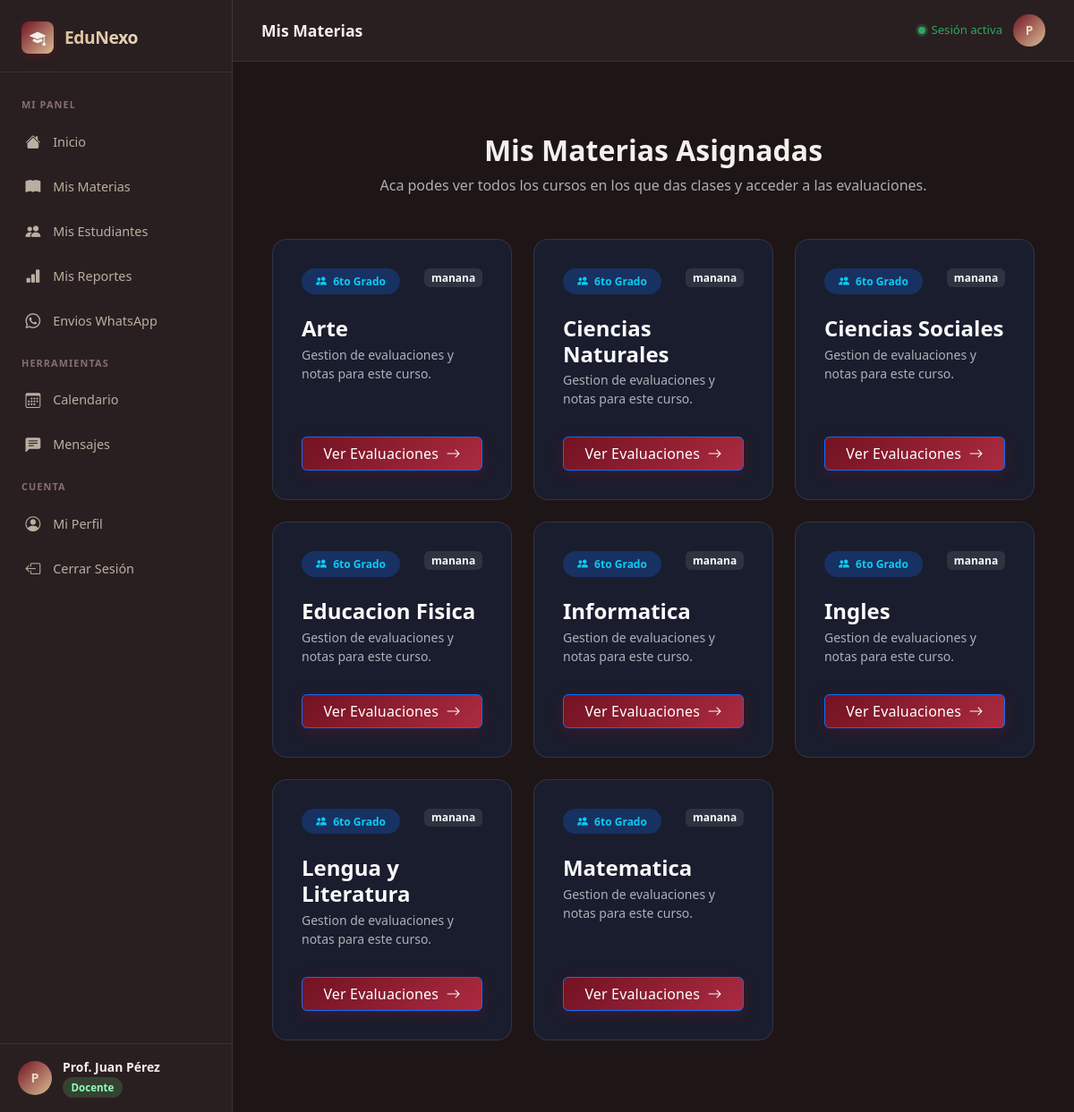
/docente/materias (signed in), run on the app's committed database.
### tables this page shows
CREATE TABLE IF NOT EXISTS `curso_materia_docente` (
  `id` int NOT NULL AUTO_INCREMENT,
  `curso_id` int NOT NULL,
  `materia_id` int NOT NULL,
  `docente_id` int DEFAULT NULL,
  `activo` tinyint(1) NOT NULL DEFAULT '1',
  `created_at` timestamp NULL DEFAULT CURRENT_TIMESTAMP,
  `updated_at` timestamp NULL DEFAULT CURRENT_TIMESTAMP ON UPDATE CURRENT_TIMESTAMP,
  PRIMARY KEY (`id`),
  UNIQUE KEY `uq_cmd_curso_materia` (`curso_id`,`materia_id`),
  KEY `fk_cmd_materia` (`materia_id`),
  KEY `fk_cmd_docente` (`docente_id`),
  CONSTRAINT `fk_cmd_curso` FOREIGN KEY (`curso_id`) REFERENCES `cursos` (`id`) ON DELETE CASCADE,
  CONSTRAINT `fk_cmd_docente` FOREIGN KEY (`docente_id`) REFERENCES `usuarios` (`id`) ON DELETE SET NULL,
  CONSTRAINT `fk_cmd_materia` FOREIGN KEY (`materia_id`) REFERENCES `materias` (`id`) ON DELETE CASCADE
);

CREATE TABLE IF NOT EXISTS `cursos` (
  `id` int NOT NULL AUTO_INCREMENT,
  `nombre` varchar(80) NOT NULL,
  `turno` enum('manana','tarde','noche') DEFAULT 'manana',
  `activo` tinyint(1) NOT NULL DEFAULT '1',
  `created_at` timestamp NULL DEFAULT CURRENT_TIMESTAMP,
  PRIMARY KEY (`id`),
  UNIQUE KEY `uq_cursos_nombre_turno` (`nombre`,`turno`)
);

CREATE TABLE IF NOT EXISTS `materias` (
  `id` int NOT NULL AUTO_INCREMENT,
  `nombre` varchar(100) NOT NULL,
  `descripcion` varchar(255) DEFAULT NULL,
  `activo` tinyint(1) NOT NULL DEFAULT '1',
  `created_at` timestamp NULL DEFAULT CURRENT_TIMESTAMP,
  PRIMARY KEY (`id`),
  UNIQUE KEY `uq_materias_nombre` (`nombre`)
);

### app/controllers/DocenteMateriasController.php (called while the page is built, shortened)
<?php
class DocenteMateriasController {
    public function index() {
        $db = Database::getConnection();
        $docente_id = (int)$_SESSION['user_id'];
        if (($_SESSION['rol'] ?? '') === 'admin') {
            $stmt = $db->query("
                SELECT cmd.id, c.nombre AS curso, c.turno, m.nombre AS materia, u.nombre AS docente_nombre
                FROM curso_materia_docente cmd
                JOIN cursos c ON c.id = cmd.curso_id
                JOIN materias m ON m.id = cmd.materia_id
                JOIN usuarios u ON u.id = cmd.docente_id
                WHERE cmd.activo = 1 AND c.activo = 1 AND m.activo = 1
                ORDER BY c.nombre, m.nombre
            ");
            $asignaciones = $stmt->fetchAll();
        } else {
            $stmt = $db->prepare("
                SELECT cmd.id, c.nombre AS curso, c.turno, m.nombre AS materia
                FROM curso_materia_docente cmd
                JOIN cursos c ON c.id = cmd.curso_id
                JOIN materias m ON m.id = cmd.materia_id
                WHERE cmd.docente_id = ? AND cmd.activo = 1 AND c.activo = 1 AND m.activo = 1
                ORDER BY c.nombre, m.nombre
            ");
            $stmt->execute([$docente_id]);
            $asignaciones = $stmt->fetchAll();
        }
        require __DIR__ . '/../views/docente/materias.php';
    }
}

### app/views/docente/materias.php (the view, shortened to what this page needs)
<?php
require __DIR__ . '/../layouts/docente_header.php';
?>
<div class="container py-5">
    <div class="mb-5 text-center">
        <h2 class="fw-bold mb-2">Mis Materias Asignadas</h2>
        <p class="text-muted">Aca podes ver todos los cursos en los que das clases y acceder a las evaluaciones.</p>
    </div>
    <?php if (empty($asignaciones)): ?>
        <div class="text-center py-5">
            <i class="bi bi-journal-x display-1 text-muted mb-3 d-block opacity-50"></i>
            <h4 class="text-secondary">No tenes materias asignadas</h4>
            <p class="text-muted">Contacta al administrador si crees que esto es un error.</p>
        </div>
    <?php else: ?>
        <div class="row g-4">
            <?php foreach ($asignaciones as $asig): ?>
                <div class="col-md-6 col-lg-4">
                    <div class="card h-100 materia-card p-3 rounded-4">
                        <div class="card-body d-flex flex-column">
                            <div class="d-flex justify-content-between align-items-start mb-3">
                                <div class="badge bg-primary bg-opacity-25 text-info px-3 py-2 rounded-pill">
                                    <i class="bi bi-people-fill me-1"></i> <?= htmlspecialchars($asig['curso']) ?>
                                </div>
                                <span class="badge bg-secondary bg-opacity-25 text-light">
                                    <?= htmlspecialchars($asig['turno'] ?? '') ?>
                                </span>
                            </div>
                            <h4 class="card-title fw-bold mt-2 mb-1 text-light">
                                <?= htmlspecialchars($asig['materia']) ?>
                            </h4>
                            <p class="card-text text-muted small mb-4">
                                Gestion de evaluaciones y notas para este curso.
                            </p>
                            <div class="mt-auto">
                                <a href="/edunexo/docente/evaluaciones?cmd_id=<?= $asig['id'] ?>" class="btn btn-primary w-100 fw-medium">
                                    Ver Evaluaciones <i class="bi bi-arrow-right ms-1"></i>
                                </a>
                            </div>
                        </div>
                    </div>
                </div>
            <?php endforeach; ?>
        </div>
    <?php endif; ?>
</div>
<?php require __DIR__ . '/../layouts/docente_footer.php'; ?>

### public/css/style.css (style rules this page uses)
:root { --primary: hsl(350, 72%, 26%); --primary-light: hsl(350, 60%, 42%); --primary-dark: hsl(350, 72%, 16%); --accent: hsl(35, 48%, 72%); --accent-light: hsl(35, 50%, 83%); --bg-deep: hsl(350, 18%, 10%); --bg-dark: hsl(350, 14%, 14%); --bg-card: rgba(255, 255, 255, 0.05); --bg-card-hover: rgba(255, 255, 255, 0.08); --bg-input: rgba(255, 255, 255, 0.07); --bg-input-focus: rgba(255, 255, 255, 0.11); --text-primary: hsl(35, 30%, 94%); --text-secondary: hsl(35, 15%, 68%); --text-muted: hsl(350, 10%, 48%); --border: rgba(255, 255, 255, 0.09); --border-focus: hsla(350, 60%, 42%, 0.7); --success: hsl(145, 55%, 42%); --success-bg: hsla(145, 55%, 42%, 0.12); --error: hsl(0, 65%, 55%); --error-bg: hsla(0, 65%, 55%, 0.12); --warning: hsl(38, 80%, 52%); --shadow-sm: 0 2px 8px rgba(0, 0, 0, 0.35); --shadow-md: 0 8px 32px rgba(0, 0, 0, 0.40); --shadow-lg: 0 20px 60px rgba(0, 0, 0, 0.50); --shadow-glow: 0 0 40px hsla(350, 72%, 26%, 0.22); --radius-sm: 8px; --radius-md: 14px; --radius-lg: 20px; --radius-xl: 28px; --transition: all 0.25s cubic-bezier(0.4, 0, 0.2, 1); --font: 'Inter', system-ui, -apple-system, sans-serif; }
*, *::before, *::after { box-sizing: border-box; margin: 0; padding: 0; }
html { scroll-behavior: smooth; }
body { font-family: var(--font); background: var(--bg-deep); color: var(--text-primary); min-height: 100vh; line-height: 1.6; -webkit-font-smoothing: antialiased; }
.btn-primary { display: flex; align-items: center; justify-content: center; gap: 0.5rem; width: 100%; padding: 0.85rem 1.5rem; background: linear-gradient(135deg, var(--primary), var(--primary-light)); border: none; border-radius: var(--radius-md); color: var(--accent-light); font-weight: 600; font-size: 0.95rem; font-family: var(--font); cursor: pointer; transition: var(--transition); margin-top: 0.5rem; letter-spacing: 0.01em; box-shadow: 0 4px 16px hsla(350, 72%, 26%, 0.40); position: relative; overflow: hidden; }
.btn-primary::before { content: ''; position: absolute; top: 0; left: -100%; width: 100%; height: 100%; background: linear-gradient(90deg, transparent, rgba(255,255,255,.1), transparent); transition: left 0.5s; }

### app/views/layouts/docente_header.php (style rules this page uses)
body { background-color: var(--bg-deep); color: var(--text-primary); }
a { text-decoration: none; }
.btn { border-radius: var(--bs-border-radius); }

### app/views/docente/materias.php (style rules this page uses)
.materia-card { background-color: #1a1d2d; border: 1px solid rgba(255,255,255,0.1); transition: 0.3s ease; }

### data on the page
curso_materia_docente: curso.nombre "6to Grado", curso.turno "manana", materia.nombre "Arte"
curso_materia_docente: curso.nombre "6to Grado", curso.turno "manana", materia.nombre "Ciencias Naturales"
curso_materia_docente: curso.nombre "6to Grado", curso.turno "manana", materia.nombre "Ciencias Sociales"
curso_materia_docente: curso.nombre "6to Grado", curso.turno "manana", materia.nombre "Educacion Fisica"
curso_materia_docente: curso.nombre "6to Grado", curso.turno "manana", materia.nombre "Informatica"
curso_materia_docente: curso.nombre "6to Grado", curso.turno "manana", materia.nombre "Ingles"
curso_materia_docente: curso.nombre "6to Grado", curso.turno "manana", materia.nombre "Lengua y Literatura"
curso_materia_docente: curso.nombre "6to Grado", curso.turno "manana", materia.nombre "Matematica"

### other printed values
$inicial "P"
$nombre "Prof. Juan Pérez"
$pageTitle "Mis Materias"
